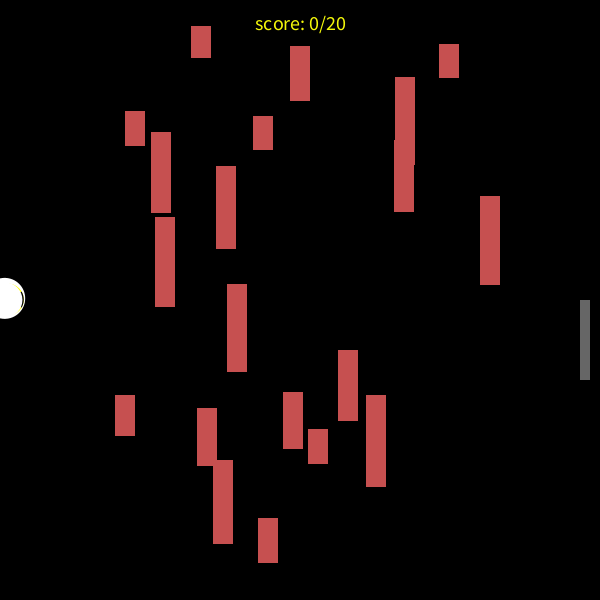
Frame 1 (no input)
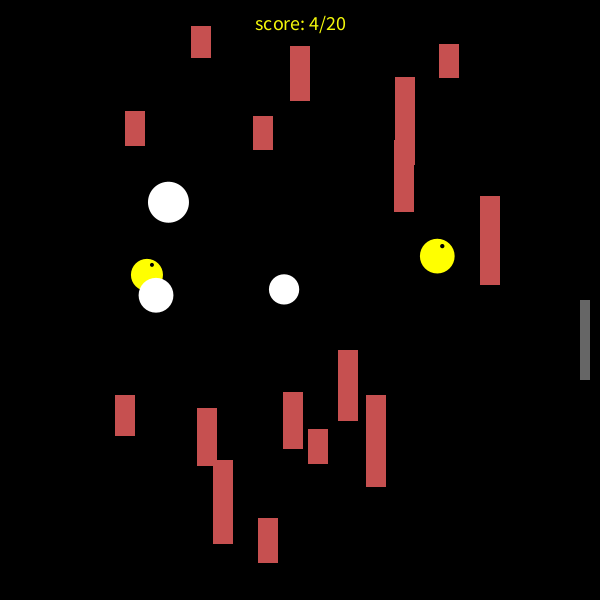
Frame 60 (the mouse pressed at the canvas centre just before this capture)
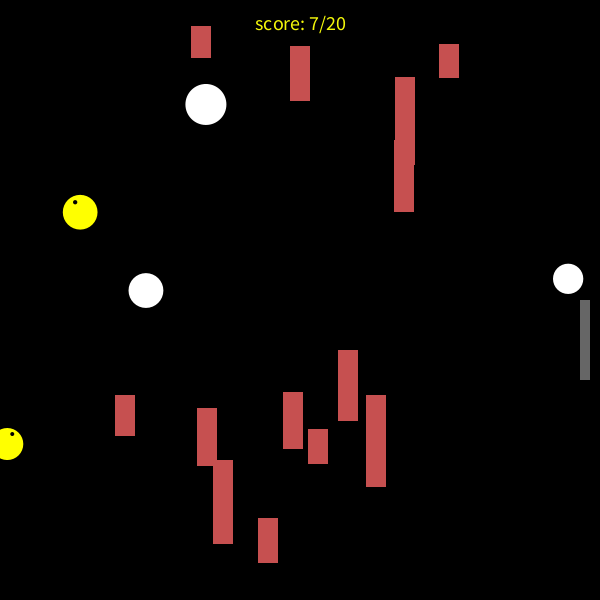
Frame 120 (the mouse held since frame 60 and released just before this capture)

The Processing sketch that drew these frames (run headless with seeded random() and noise(); from frame 60 on, the mouse is pressed at the canvas centre):

// Processing sketch: Pong_polymorphism_obs_adapterPattern
// ── Pong_polymorphism_obs_adapterPattern.pde
Moving[] movingObjs; //interface array
Object[] obsArray; //obstacles array
Object paddle, scoreObj;

int numObs = 20;  //number of obstacles
int numObjs = 5; //number of flying objects
boolean collisionObs;
boolean collisionObjs;

void setup() {
  size(600, 600);
  background(0);
  
  paddle = new ObjectPaddle();
  movingObjs = new Moving[numObjs];
  obsArray = new Object[numObs];
  scoreObj = new Score();
  
  for(int i=0;i<movingObjs.length;i++){
    float rand = random(-1.0,1.0);
    if(rand<0) movingObjs[i] = new MovingBall();
    else movingObjs[i] = new MovingPackman();
  } 
  
  for (int i=0;i<obsArray.length;i++){
    obsArray[i] = new ObjectObstacle();
  }
  
  noCursor();
}

void draw() {
  background(0);
  
  //add score
  fill(243,247,10);
  textSize(20);
  textAlign(CENTER);
  text("score: "+scoreObj.score+"/"+numObs,300,30);
  paddle.update();
  paddle.display();
  
  //show objects and obstacles
  for(Moving obj : movingObjs){
    obj.move();
    obj.show();
    
    collisionObjs = hitJudgement(paddle, obj);
                                
    if (collisionObjs == true) {
      obj.hit(paddle);
    }
    
    for(Object obstacle : obsArray){
      obstacle.display();
    
      if(obstacle.alive==true){
        collisionObs = hitJudgement(obstacle, obj);
      
        if (collisionObs == true){
          scoreObj.score++;
          obj.hit(obstacle);
          obstacle.update();
        }
      }
    }
  }
  
  scoreObj.display();
}

boolean hitJudgement(Object p, Moving b) {
 
  float circleDistanceX = abs(b.getX() - p.x - p.paddle_w/2);
  float circleDistanceY = abs(b.getY() - p.y - p.paddle_h/2);
 
  if (circleDistanceX > (p.paddle_w/2 + b.getRad())) { return false; }
  if (circleDistanceY > (p.paddle_h/2 + b.getRad())) { return false; }
  if (circleDistanceX <= p.paddle_w/2) { return true; }
  if (circleDistanceY <= p.paddle_h/2) { return true; }
 
  float cornerDistance = pow(circleDistanceX - p.paddle_w/2, 2) + pow(circleDistanceY - p.paddle_h/2, 2);
  if (cornerDistance <= pow(b.getRad(), 2)) {
    return true; 
  } else {
    return false;
  }
}

// ── FlyingObject.pde
class FlyingObject{
  float x;
  float y;
  float speedX = random(3, 8);  // Speed along the x-axis
  float speedY = random(-2, 2);  // Speed along the y-axis
  float diameter;
  float radius = diameter/2;
  
  // Change flying object position
  void move() {
    // Update ball coordinates
    x = x + speedX;
    y = y + speedY;

    // Reset position if ball leaves the screen
    if (x > width + radius) {
      x = -radius;
      y = random(height*0.25, height*0.75);
      speedX = random(5, 15);
      speedY = random(-6, 6);
    }

    // If object hits the left edge, change direction of X
    if (x < radius) {
      x = radius;
      speedX = speedX * -1;
    } 

    // If object hits top or bottom, change direction of Y  
    if (y > height - radius){
      y = height - radius;
      speedY = speedY * -1;
    } else if (y < radius) {
      y = radius;
      speedY = speedY * -1;
    }
  }
  
  // Change object direction when paddle is hit
  // and bump it back to the edge of the paddle
  void hit(Object p) {
    speedX = speedX * -1;
    x += speedX;
  }
}

// ── Moving.pde
public interface Moving {
  void move();
  void show();
  void hit(Object p);
  float getX();
  float getY();
  float getRad();
  float setSpeedX(float num);
  float setSpeedY(float num);
}

// ── MovingBall.pde
class MovingBall implements Moving {
  private ObjectBall ball;
  
  MovingBall(){
    ball = new ObjectBall(random(30,50));
  }
  
  void move(){
    ball.move();
  }
  
  void show(){
    ball.display();
  }
  
  void hit(Object p){
    ball.hit(p);
  }
  
  float getX(){
    return ball.x;
  }
  
  float getY(){
    return ball.y;
  }
  
  float getRad(){
    return ball.radius;
  }
  
  float setSpeedX(float num){
    return ball.speedX = num;
  }
  
  float setSpeedY(float num){
    return ball.speedY = num;
  }
}

// ── MovingPackman.pde
class MovingPackman implements Moving {
  private ObjectPackman pman;
  
  MovingPackman(){
    pman = new ObjectPackman(random(30,50));
  }
  
  void move(){
    pman.attack();
  }
  
  void show(){
    pman.display();
  }
  
  void hit(Object p){
    pman.hit(p);
  }
  
  float getX(){
    return pman.x;
  }
  
  float getY(){
    return pman.y;
  }
  
  float getRad(){
    return pman.radius;
  }
  
  float setSpeedX(float num){
    return pman.speedX = num;
  }
  
  float setSpeedY(float num){
    return pman.speedY = num;
  }
}

// ── Object.pde
abstract class Object {
  float x;
  float y;
  
  //paddle
  int paddle_w = 10;  // Width of the paddle
  int paddle_h = 80;  // Height of the paddle
  int spd=0;
  
  //obstacle
  int obstacle_w = 20;
  int obstacle_h = (int)random(30,100);
  boolean alive = true;
  
  //score
  int score = 0;
  
  abstract void update();
  abstract void display();
}

// ── ObjectBall.pde
class ObjectBall extends FlyingObject{
  
  ObjectBall(float _diameter) {
    this.diameter = _diameter;
    this.x = -radius;
    this.y = height/2;
  }
  
  // Draw ball to the display window
  void display() {
    fill(255);
    noStroke();
    ellipse(x, y, diameter, diameter);
  }
}

// ── ObjectObstacle.pde
class ObjectObstacle extends Object {
  ObjectObstacle(){
    this.x = (int)random(width*0.15,width*0.85);
    this.y = (int)random(obstacle_h/2,height-obstacle_h);
  }
  
  void update(){
    alive = false;
  }
  void display(){
    if(alive == true){
      fill(198,80,80);
      rect(x, y,obstacle_w,obstacle_h);
    }
  }
}

// ── ObjectPackman.pde
class ObjectPackman extends FlyingObject{
  int i = 0;
  PImage img;
  
  ObjectPackman(float _diameter) {
    this.diameter = _diameter;
    this.x = -radius;
    this.y = height/2;
  }

  void attack(){
    super.move();
  }
  
  void display(){
    //draw Packman
    fill(255,255,0);
    ellipse(x,y,diameter,diameter); //face
    fill(0); //black
    if(speedX >= 0){
      ellipse(x+5,y-10,diameter/8,diameter/8); //eye
      if(i%10 < 5){
        arc(x,y,diameter,diameter,-PI/6,PI/6); //mouth
      }else{
        strokeWeight(4); //mouth
        line(x,y,x+radius,y);
      }
    }else{
      ellipse(x-5,y-10,diameter/8,diameter/8); //eye
      if(i%10 < 5){
        arc(x,y,diameter,diameter,(10*PI)/12,(14*PI)/12); //mouth
      }else{
        strokeWeight(4); //mouth
        line(x,y,x-radius,y);
      }
    }
    i++;
  }
}

// ── ObjectPaddle.pde
class ObjectPaddle extends Object{
  
  ObjectPaddle() {
    this.x = (int)(width-paddle_w*2);
    this.y = (int)(height/2);
  }

  // Change paddle position with cursor
  void update() {
    if (keyPressed){
      switch(keyCode){
        case 38:
          y -= 12;
          break;
        case 40:
          y += 12;
          break;
      }
      y = constrain(y,0,height-paddle_h);
    }
  }

  // Draw paddle to the display window
  void display() {
    fill(102);
    noStroke();
    rect(x, y, paddle_w, paddle_h);
  }
}

// ── Score.pde
class Score extends Object {
  void update(){
    scoreObj.score++;
  }
  
  void display(){
    //show CLEAR text and stop the movement of the balls if done
    if(scoreObj.score == numObs){
      fill(243,247,10);
      textSize(50);
      textAlign(CENTER);
      text("CLEAR!",300,300);
      for(Moving obj : movingObjs){
        obj.setSpeedX(0);
        obj.setSpeedY(0);
      }
    }
  }
}
